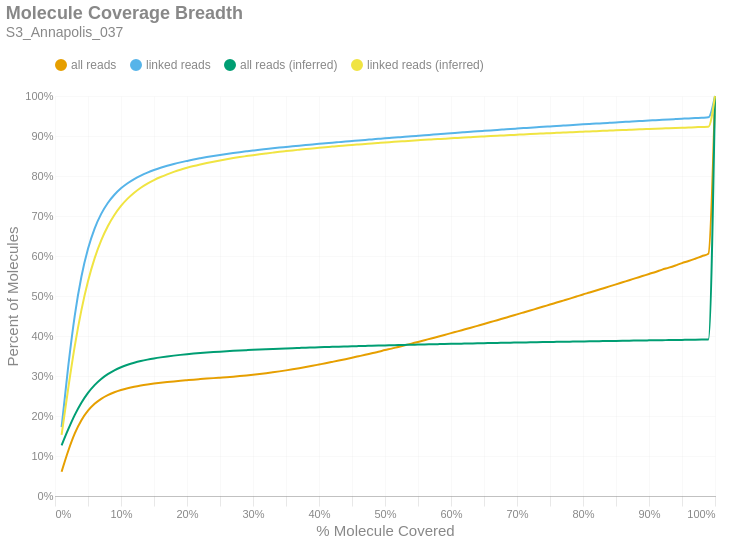

The cell this chart's notebook holds for it:
### Markdown cell above
### Molecule Read Coverage
This chart shows molecule coverage breadth as computed by the number of bases aligned to that molecule. In other words, "*how much of each unique long molecule is actually sequenced/aligned?*" Keep in mind there is a distinction between sequences and alignments, since some sequences belonging to a particular molecule may not align well and wouldn't appear in the alignment data. This chart also shows molecule coverage breadth as computed by the *inferred fragment* from which the aligned sequences originate. Unlike read coverage, this calculation takes into account the total insert size, including unsequenced gaps between the forward and reverse reads. Like the previous figures, these are cumulative percents.

### Code cell
if SKIPLR:
    print_html(f"Skipped")
else:
    binned_df = consolidated_hist(valids['coverage_bp'], mask, 0.01, True)
    binned_df_inf = consolidated_hist(valids['coverage_inserts'], mask, 0.01, True)
    binned_df = binned_df.with_columns(pl.lit(binned_df_inf['all reads (cumsum)']).alias('all reads (inferred)'))
    binned_df = binned_df.with_columns(pl.lit(binned_df_inf['linked reads (cumsum)']).alias('linked reads (inferred)'))
    binned_df = binned_df.with_columns(
        (pl.col('bin').cast(pl.Float64) + 0.01).alias('right_edge')
    )

    with SafeRender(binned_df):
        (
            density_plot(binned_df, 'Molecule Coverage Breadth', samplename, 'molcov', ['all reads (inferred)','linked reads (inferred)'])
            .encode(
                #x=alt.X('bin:Q', title="% Molecule Covered").axis(format = '%').scale(padding=0),
                x=alt.X('right_edge:Q', title="% Molecule Covered").axis(format='%').scale(padding=0),
                y=alt.Y('value:Q', title='Percent of Molecules')
                    .axis(format='%')
                    .stack(False)
                    .scale(domainMin=0, padding=0),
                color=alt.Color("key:N").scale(domain = ["all reads", "linked reads", "all reads (inferred)", "linked reads (inferred)"]),
                tooltip = [
                    alt.Tooltip("key:N", title = "Data Type"),
                    alt.Tooltip("range_label:N", title="% Molecule Covered"),
                    alt.Tooltip("value:Q", format = ".2%", title="% Molecules")
                ]
            )
        ).display()

### Figure 1 — Vega-Lite specification as saved in the notebook (floating-point values rounded to 4 significant figures)
{"width": "container", "height": 400, "config": {"title": {"anchor": "start", "dy": -15, "fontSize": 18, "color": "#888888", "subtitleColor": "#888888", "subtitleFontSize": 14}, "arc": {"fill": "#0072B2"}, "axis": {"domainColor": "#888888", "domainWidth": 0.5, "gridWidth": 0.2, "grid": false, "titleFontWeight": 400, "titleFontSize": 15, "labelFontSize": 11, "labelColor": "#888888", "tickColor": "#888888", "tickWidth": 0.2, "titleColor": "#888888"}, "axisBand": {"grid": false}, "axisX": {"grid": true, "tickSize": 10, "domainCap": "round"}, "axisY": {"domain": false, "grid": true, "tickSize": 0, "domainCap": "round"}, "background": "transparent", "header": {"labelFontSize": 15, "labelColor": "#888888", "titleFontSize": 15, "titleFontWeight": 600, "titleColor": "#888888"}, "legend": {"labelFont": "sans-serif", "labelFontSize": 12, "labelColor": "#888888", "symbolSize": 100, "symbolType": "circle", "titleFontSize": 12, "titlePadding": 10, "titleColor": "#888888", "title": null, "orient": "top"}, "range": {"category": ["#E69F00", "#56B4E9", "#009E73", "#F0E442", "#0072B2", "#D55E00", "#CC79A7", "#000000"], "diverging": ["#cfe8f3", "#a2d4ec", "#73bfe2", "#46abdb", "#1696d2", "#12719e"]}, "area": {"fill": "#0072B2", "fillOpacity": 0.7, "line": true, "strokeOpacity": 0.7}, "line": {"color": "#0072B2", "stroke": "#0072B2", "strokeWidth": 2}, "trail": {"color": "#0072B2", "stroke": "#0072B2", "strokeWidth": 0, "size": 1}, "point": {"filled": true, "fillOpacity": 1.0, "size": 95}, "text": {"color": "#888888", "fontSize": 11, "align": "right", "fontWeight": 400, "size": 11}, "bar": {"fill": "#0072B2", "stroke": null}, "view": {"stroke": null, "continuousWidth": 660, "continuousHeight": 400}}, "data": {"name": "data-0a263270a7ca329470e4e8ee108e4381"}, "mark": {"type": "line", "interpolate": "monotone", "point": {"opacity": 0, "size": 275}}, "encoding": {"color": {"field": "key", "scale": {"domain": ["all reads", "linked reads", "all reads (inferred)", "linked reads (inferred)"]}, "type": "nominal"}, "tooltip": [{"field": "key", "title": "Data Type", "type": "nominal"}, {"field": "range_label", "title": "% Molecule Covered", "type": "nominal"}, {"field": "value", "format": ".2%", "title": "% Molecules", "type": "quantitative"}], "x": {"axis": {"format": "%"}, "field": "right_edge", "scale": {"padding": 0}, "title": "% Molecule Covered", "type": "quantitative"}, "y": {"axis": {"format": "%"}, "field": "value", "scale": {"domainMin": 0, "padding": 0}, "stack": false, "title": "Percent of Molecules", "type": "quantitative"}}, "params": [{"name": "param_c36ac31b6afebe62", "select": {"type": "point", "fields": ["key"]}, "bind": "legend"}], "title": {"text": "Molecule Coverage Breadth", "subtitle": "S3_Annapolis_037"}, "transform": [{"fold": ["all reads (cumsum)", "linked reads (cumsum)", "all reads (inferred)", "linked reads (inferred)"]}, {"calculate": "replace(datum.key, ' (cumsum)', '')", "as": "key"}, {"filter": {"param": "param_c36ac31b6afebe62"}}], "usermeta": {"embedOptions": {"downloadFileName": "S3_Annapolis_037.molcov"}}, "$schema": "https://vega.github.io/schema/vega-lite/v6.1.0.json", "datasets": {"data-0a263270a7ca329470e4e8ee108e4381": [{"bin": "0.0", "interval": "0.0-0.01", "all reads": 0.06077, "linked reads": 0.1722, "all reads (cumsum)": 0.06077, "linked reads (cumsum)": 0.1722, "range_label": "0.0-0.01", "all reads (inferred)": 0.1267, "linked reads (inferred)": 0.1529, "right_edge": 0.01}, {"bin": "0.01", "interval": "0.01-0.02", "all reads": 0.05177, "linked reads": 0.1511, "all reads (cumsum)": 0.1125, "linked reads (cumsum)": 0.3233, "range_label": "0.01-0.02", "all reads (inferred)": 0.1664, "linked reads (inferred)": 0.2686, "right_edge": 0.02}, {"bin": "0.02", "interval": "0.02-0.03", "all reads": 0.04388, "linked reads": 0.1285, "all reads (cumsum)": 0.1564, "linked reads (cumsum)": 0.4518, "range_label": "0.02-0.03", "all reads (inferred)": 0.2027, "linked reads (inferred)": 0.3752, "right_edge": 0.03}, {"bin": "0.03", "interval": "0.03-0.04", "all reads": 0.03287, "linked reads": 0.09634, "all reads (cumsum)": 0.1893, "linked reads (cumsum)": 0.5482, "range_label": "0.03-0.04", "all reads (inferred)": 0.2332, "linked reads (inferred)": 0.4647, "right_edge": 0.04}, {"bin": "0.04", "interval": "0.04-0.05", "all reads": 0.02384, "linked reads": 0.06978, "all reads (cumsum)": 0.2131, "linked reads (cumsum)": 0.6179, "range_label": "0.04-0.05", "all reads (inferred)": 0.2578, "linked reads (inferred)": 0.537, "right_edge": 0.05}, {"bin": "0.05", "interval": "0.05-0.06", "all reads": 0.0173, "linked reads": 0.05062, "all reads (cumsum)": 0.2304, "linked reads (cumsum)": 0.6686, "range_label": "0.05-0.06", "all reads (inferred)": 0.2773, "linked reads (inferred)": 0.5942, "right_edge": 0.06}, {"bin": "0.06", "interval": "0.06-0.07", "all reads": 0.01256, "linked reads": 0.03666, "all reads (cumsum)": 0.243, "linked reads (cumsum)": 0.7052, "range_label": "0.06-0.07", "all reads (inferred)": 0.2926, "linked reads (inferred)": 0.6391, "right_edge": 0.07}, {"bin": "0.07", "interval": "0.07-0.08", "all reads": 0.009345, "linked reads": 0.02722, "all reads (cumsum)": 0.2523, "linked reads (cumsum)": 0.7324, "range_label": "0.07-0.08", "all reads (inferred)": 0.3046, "linked reads (inferred)": 0.6746, "right_edge": 0.08}, {"bin": "0.08", "interval": "0.08-0.09", "all reads": 0.007087, "linked reads": 0.02059, "all reads (cumsum)": 0.2594, "linked reads (cumsum)": 0.753, "range_label": "0.08-0.09", "all reads (inferred)": 0.3142, "linked reads (inferred)": 0.7026, "right_edge": 0.09}, {"bin": "0.09", "interval": "0.09-0.1", "all reads": 0.005562, "linked reads": 0.01611, "all reads (cumsum)": 0.265, "linked reads (cumsum)": 0.7691, "range_label": "0.09-0.1", "all reads (inferred)": 0.3219, "linked reads (inferred)": 0.7252, "right_edge": 0.1}, {"bin": "0.1", "interval": "0.1-0.11", "all reads": 0.004404, "linked reads": 0.01267, "all reads (cumsum)": 0.2694, "linked reads (cumsum)": 0.7818, "range_label": "0.1-0.11", "all reads (inferred)": 0.3281, "linked reads (inferred)": 0.7434, "right_edge": 0.11}, {"bin": "0.11", "interval": "0.11-0.12", "all reads": 0.003648, "linked reads": 0.01048, "all reads (cumsum)": 0.273, "linked reads (cumsum)": 0.7923, "range_label": "0.11-0.12", "all reads (inferred)": 0.3331, "linked reads (inferred)": 0.7583, "right_edge": 0.12}, {"bin": "0.12", "interval": "0.12-0.13", "all reads": 0.003042, "linked reads": 0.008688, "all reads (cumsum)": 0.2761, "linked reads (cumsum)": 0.801, "range_label": "0.12-0.13", "all reads (inferred)": 0.3374, "linked reads (inferred)": 0.7707, "right_edge": 0.13}, {"bin": "0.13", "interval": "0.13-0.14", "all reads": 0.0026, "linked reads": 0.007398, "all reads (cumsum)": 0.2787, "linked reads (cumsum)": 0.8084, "range_label": "0.13-0.14", "all reads (inferred)": 0.3409, "linked reads (inferred)": 0.781, "right_edge": 0.14}, {"bin": "0.14", "interval": "0.14-0.15", "all reads": 0.002303, "linked reads": 0.006499, "all reads (cumsum)": 0.281, "linked reads (cumsum)": 0.8149, "range_label": "0.14-0.15", "all reads (inferred)": 0.344, "linked reads (inferred)": 0.7899, "right_edge": 0.15}, {"bin": "0.15", "interval": "0.15-0.16", "all reads": 0.002039, "linked reads": 0.005685, "all reads (cumsum)": 0.283, "linked reads (cumsum)": 0.8206, "range_label": "0.15-0.16", "all reads (inferred)": 0.3466, "linked reads (inferred)": 0.7975, "right_edge": 0.16}, {"bin": "0.16", "interval": "0.16-0.17", "all reads": 0.00184, "linked reads": 0.005053, "all reads (cumsum)": 0.2849, "linked reads (cumsum)": 0.8256, "range_label": "0.16-0.17", "all reads (inferred)": 0.3489, "linked reads (inferred)": 0.8042, "right_edge": 0.17}, {"bin": "0.17", "interval": "0.17-0.18", "all reads": 0.001661, "linked reads": 0.004451, "all reads (cumsum)": 0.2865, "linked reads (cumsum)": 0.8301, "range_label": "0.17-0.18", "all reads (inferred)": 0.351, "linked reads (inferred)": 0.8103, "right_edge": 0.18}, {"bin": "0.18", "interval": "0.18-0.19", "all reads": 0.001551, "linked reads": 0.004053, "all reads (cumsum)": 0.2881, "linked reads (cumsum)": 0.8341, "range_label": "0.18-0.19", "all reads (inferred)": 0.3528, "linked reads (inferred)": 0.8156, "right_edge": 0.19}, {"bin": "0.19", "interval": "0.19-0.2", "all reads": 0.001434, "linked reads": 0.00364, "all reads (cumsum)": 0.2895, "linked reads (cumsum)": 0.8378, "range_label": "0.19-0.2", "all reads (inferred)": 0.3545, "linked reads (inferred)": 0.8204, "right_edge": 0.2}, {"bin": "0.2", "interval": "0.2-0.21", "all reads": 0.0014, "linked reads": 0.003505, "all reads (cumsum)": 0.2909, "linked reads (cumsum)": 0.8413, "range_label": "0.2-0.21", "all reads (inferred)": 0.356, "linked reads (inferred)": 0.8248, "right_edge": 0.21}, {"bin": "0.21", "interval": "0.21-0.22", "all reads": 0.001287, "linked reads": 0.003109, "all reads (cumsum)": 0.2922, "linked reads (cumsum)": 0.8444, "range_label": "0.21-0.22", "all reads (inferred)": 0.3573, "linked reads (inferred)": 0.8287, "right_edge": 0.22}, {"bin": "0.22", "interval": "0.22-0.23", "all reads": 0.001255, "linked reads": 0.002933, "all reads (cumsum)": 0.2935, "linked reads (cumsum)": 0.8473, "range_label": "0.22-0.23", "all reads (inferred)": 0.3586, "linked reads (inferred)": 0.8324, "right_edge": 0.23}, {"bin": "0.23", "interval": "0.23-0.24", "all reads": 0.001237, "linked reads": 0.002806, "all reads (cumsum)": 0.2947, "linked reads (cumsum)": 0.8501, "range_label": "0.23-0.24", "all reads (inferred)": 0.3598, "linked reads (inferred)": 0.8358, "right_edge": 0.24}, {"bin": "0.24", "interval": "0.24-0.25", "all reads": 0.001205, "linked reads": 0.002572, "all reads (cumsum)": 0.2959, "linked reads (cumsum)": 0.8527, "range_label": "0.24-0.25", "all reads (inferred)": 0.3608, "linked reads (inferred)": 0.839, "right_edge": 0.25}, {"bin": "0.25", "interval": "0.25-0.26", "all reads": 0.001197, "linked reads": 0.002429, "all reads (cumsum)": 0.2971, "linked reads (cumsum)": 0.8551, "range_label": "0.25-0.26", "all reads (inferred)": 0.3619, "linked reads (inferred)": 0.8419, "right_edge": 0.26}, {"bin": "0.26", "interval": "0.26-0.27", "all reads": 0.001273, "linked reads": 0.002311, "all reads (cumsum)": 0.2984, "linked reads (cumsum)": 0.8574, "range_label": "0.26-0.27", "all reads (inferred)": 0.3628, "linked reads (inferred)": 0.8447, "right_edge": 0.27}, {"bin": "0.27", "interval": "0.27-0.28", "all reads": 0.001357, "linked reads": 0.002184, "all reads (cumsum)": 0.2997, "linked reads (cumsum)": 0.8596, "range_label": "0.27-0.28", "all reads (inferred)": 0.3637, "linked reads (inferred)": 0.8474, "right_edge": 0.28}, {"bin": "0.28", "interval": "0.28-0.29", "all reads": 0.001517, "linked reads": 0.002027, "all reads (cumsum)": 0.3012, "linked reads (cumsum)": 0.8616, "range_label": "0.28-0.29", "all reads (inferred)": 0.3646, "linked reads (inferred)": 0.8498, "right_edge": 0.29}, {"bin": "0.29", "interval": "0.29-0.3", "all reads": 0.001726, "linked reads": 0.002011, "all reads (cumsum)": 0.303, "linked reads (cumsum)": 0.8636, "range_label": "0.29-0.3", "all reads (inferred)": 0.3654, "linked reads (inferred)": 0.8521, "right_edge": 0.3}, {"bin": "0.3", "interval": "0.3-0.31", "all reads": 0.001893, "linked reads": 0.001963, "all reads (cumsum)": 0.3049, "linked reads (cumsum)": 0.8656, "range_label": "0.3-0.31", "all reads (inferred)": 0.3662, "linked reads (inferred)": 0.8543, "right_edge": 0.31}, {"bin": "0.31", "interval": "0.31-0.32", "all reads": 0.002052, "linked reads": 0.001819, "all reads (cumsum)": 0.3069, "linked reads (cumsum)": 0.8674, "range_label": "0.31-0.32", "all reads (inferred)": 0.3669, "linked reads (inferred)": 0.8564, "right_edge": 0.32}, {"bin": "0.32", "interval": "0.32-0.33", "all reads": 0.002253, "linked reads": 0.00183, "all reads (cumsum)": 0.3092, "linked reads (cumsum)": 0.8693, "range_label": "0.32-0.33", "all reads (inferred)": 0.3676, "linked reads (inferred)": 0.8584, "right_edge": 0.33}, {"bin": "0.33", "interval": "0.33-0.34", "all reads": 0.002391, "linked reads": 0.001717, "all reads (cumsum)": 0.3116, "linked reads (cumsum)": 0.871, "range_label": "0.33-0.34", "all reads (inferred)": 0.3683, "linked reads (inferred)": 0.8604, "right_edge": 0.34}, {"bin": "0.34", "interval": "0.34-0.35", "all reads": 0.002532, "linked reads": 0.001642, "all reads (cumsum)": 0.3141, "linked reads (cumsum)": 0.8726, "range_label": "0.34-0.35", "all reads (inferred)": 0.3689, "linked reads (inferred)": 0.8623, "right_edge": 0.35}, {"bin": "0.35", "interval": "0.35-0.36", "all reads": 0.002702, "linked reads": 0.001655, "all reads (cumsum)": 0.3168, "linked reads (cumsum)": 0.8743, "range_label": "0.35-0.36", "all reads (inferred)": 0.3696, "linked reads (inferred)": 0.864, "right_edge": 0.36}, {"bin": "0.36", "interval": "0.36-0.37", "all reads": 0.002806, "linked reads": 0.001603, "all reads (cumsum)": 0.3196, "linked reads (cumsum)": 0.8759, "range_label": "0.36-0.37", "all reads (inferred)": 0.3701, "linked reads (inferred)": 0.8657, "right_edge": 0.37}, {"bin": "0.37", "interval": "0.37-0.38", "all reads": 0.002937, "linked reads": 0.00151, "all reads (cumsum)": 0.3225, "linked reads (cumsum)": 0.8774, "range_label": "0.37-0.38", "all reads (inferred)": 0.3707, "linked reads (inferred)": 0.8674, "right_edge": 0.38}, {"bin": "0.38", "interval": "0.38-0.39", "all reads": 0.00305, "linked reads": 0.001512, "all reads (cumsum)": 0.3256, "linked reads (cumsum)": 0.8789, "range_label": "0.38-0.39", "all reads (inferred)": 0.3713, "linked reads (inferred)": 0.8689, "right_edge": 0.39}, {"bin": "0.39", "interval": "0.39-0.4", "all reads": 0.003157, "linked reads": 0.001511, "all reads (cumsum)": 0.3287, "linked reads (cumsum)": 0.8804, "range_label": "0.39-0.4", "all reads (inferred)": 0.3718, "linked reads (inferred)": 0.8705, "right_edge": 0.4}, {"bin": "0.4", "interval": "0.4-0.41", "all reads": 0.003168, "linked reads": 0.001423, "all reads (cumsum)": 0.3319, "linked reads (cumsum)": 0.8818, "range_label": "0.4-0.41", "all reads (inferred)": 0.3724, "linked reads (inferred)": 0.872, "right_edge": 0.41}, {"bin": "0.41", "interval": "0.41-0.42", "all reads": 0.003316, "linked reads": 0.001462, "all reads (cumsum)": 0.3352, "linked reads (cumsum)": 0.8833, "range_label": "0.41-0.42", "all reads (inferred)": 0.3729, "linked reads (inferred)": 0.8734, "right_edge": 0.42}, {"bin": "0.42", "interval": "0.42-0.43", "all reads": 0.003372, "linked reads": 0.001404, "all reads (cumsum)": 0.3386, "linked reads (cumsum)": 0.8847, "range_label": "0.42-0.43", "all reads (inferred)": 0.3734, "linked reads (inferred)": 0.8749, "right_edge": 0.43}, {"bin": "0.43", "interval": "0.43-0.44", "all reads": 0.003489, "linked reads": 0.001408, "all reads (cumsum)": 0.3421, "linked reads (cumsum)": 0.8861, "range_label": "0.43-0.44", "all reads (inferred)": 0.3739, "linked reads (inferred)": 0.8762, "right_edge": 0.44}, {"bin": "0.44", "interval": "0.44-0.45", "all reads": 0.003585, "linked reads": 0.001366, "all reads (cumsum)": 0.3457, "linked reads (cumsum)": 0.8875, "range_label": "0.44-0.45", "all reads (inferred)": 0.3743, "linked reads (inferred)": 0.8776, "right_edge": 0.45}, {"bin": "0.45", "interval": "0.45-0.46", "all reads": 0.003662, "linked reads": 0.00137, "all reads (cumsum)": 0.3493, "linked reads (cumsum)": 0.8888, "range_label": "0.45-0.46", "all reads (inferred)": 0.3748, "linked reads (inferred)": 0.8789, "right_edge": 0.46}, {"bin": "0.46", "interval": "0.46-0.47", "all reads": 0.003681, "linked reads": 0.001354, "all reads (cumsum)": 0.353, "linked reads (cumsum)": 0.8902, "range_label": "0.46-0.47", "all reads (inferred)": 0.3752, "linked reads (inferred)": 0.8801, "right_edge": 0.47}, {"bin": "0.47", "interval": "0.47-0.48", "all reads": 0.003832, "linked reads": 0.001339, "all reads (cumsum)": 0.3568, "linked reads (cumsum)": 0.8915, "range_label": "0.47-0.48", "all reads (inferred)": 0.3757, "linked reads (inferred)": 0.8814, "right_edge": 0.48}, {"bin": "0.48", "interval": "0.48-0.49", "all reads": 0.003753, "linked reads": 0.001345, "all reads (cumsum)": 0.3606, "linked reads (cumsum)": 0.8929, "range_label": "0.48-0.49", "all reads (inferred)": 0.3761, "linked reads (inferred)": 0.8826, "right_edge": 0.49}, {"bin": "0.49", "interval": "0.49-0.5", "all reads": 0.004207, "linked reads": 0.001347, "all reads (cumsum)": 0.3648, "linked reads (cumsum)": 0.8942, "range_label": "0.49-0.5", "all reads (inferred)": 0.3766, "linked reads (inferred)": 0.8838, "right_edge": 0.5}, {"bin": "0.5", "interval": "0.5-0.51", "all reads": 0.003692, "linked reads": 0.001256, "all reads (cumsum)": 0.3685, "linked reads (cumsum)": 0.8955, "range_label": "0.5-0.51", "all reads (inferred)": 0.377, "linked reads (inferred)": 0.885, "right_edge": 0.51}, {"bin": "0.51", "interval": "0.51-0.52", "all reads": 0.004183, "linked reads": 0.001259, "all reads (cumsum)": 0.3727, "linked reads (cumsum)": 0.8967, "range_label": "0.51-0.52", "all reads (inferred)": 0.3774, "linked reads (inferred)": 0.8861, "right_edge": 0.52}, {"bin": "0.52", "interval": "0.52-0.53", "all reads": 0.004068, "linked reads": 0.001264, "all reads (cumsum)": 0.3768, "linked reads (cumsum)": 0.898, "range_label": "0.52-0.53", "all reads (inferred)": 0.3778, "linked reads (inferred)": 0.8872, "right_edge": 0.53}, {"bin": "0.53", "interval": "0.53-0.54", "all reads": 0.004256, "linked reads": 0.001326, "all reads (cumsum)": 0.381, "linked reads (cumsum)": 0.8993, "range_label": "0.53-0.54", "all reads (inferred)": 0.3781, "linked reads (inferred)": 0.8882, "right_edge": 0.54}, {"bin": "0.54", "interval": "0.54-0.55", "all reads": 0.004166, "linked reads": 0.001291, "all reads (cumsum)": 0.3852, "linked reads (cumsum)": 0.9006, "range_label": "0.54-0.55", "all reads (inferred)": 0.3785, "linked reads (inferred)": 0.8893, "right_edge": 0.55}, {"bin": "0.55", "interval": "0.55-0.56", "all reads": 0.004324, "linked reads": 0.001283, "all reads (cumsum)": 0.3895, "linked reads (cumsum)": 0.9019, "range_label": "0.55-0.56", "all reads (inferred)": 0.3789, "linked reads (inferred)": 0.8904, "right_edge": 0.56}, {"bin": "0.56", "interval": "0.56-0.57", "all reads": 0.004377, "linked reads": 0.001258, "all reads (cumsum)": 0.3939, "linked reads (cumsum)": 0.9032, "range_label": "0.56-0.57", "all reads (inferred)": 0.3793, "linked reads (inferred)": 0.8914, "right_edge": 0.57}, {"bin": "0.57", "interval": "0.57-0.58", "all reads": 0.00429, "linked reads": 0.001255, "all reads (cumsum)": 0.3982, "linked reads (cumsum)": 0.9044, "range_label": "0.57-0.58", "all reads (inferred)": 0.3796, "linked reads (inferred)": 0.8923, "right_edge": 0.58}, {"bin": "0.58", "interval": "0.58-0.59", "all reads": 0.004436, "linked reads": 0.001235, "all reads (cumsum)": 0.4026, "linked reads (cumsum)": 0.9057, "range_label": "0.58-0.59", "all reads (inferred)": 0.38, "linked reads (inferred)": 0.8933, "right_edge": 0.59}, {"bin": "0.59", "interval": "0.59-0.6", "all reads": 0.004542, "linked reads": 0.001296, "all reads (cumsum)": 0.4071, "linked reads (cumsum)": 0.9069, "range_label": "0.59-0.6", "all reads (inferred)": 0.3803, "linked reads (inferred)": 0.8943, "right_edge": 0.6}, {"bin": "0.6", "interval": "0.6-0.61", "all reads": 0.004377, "linked reads": 0.001161, "all reads (cumsum)": 0.4115, "linked reads (cumsum)": 0.9081, "range_label": "0.6-0.61", "all reads (inferred)": 0.3807, "linked reads (inferred)": 0.8952, "right_edge": 0.61}, {"bin": "0.61", "interval": "0.61-0.62", "all reads": 0.004623, "linked reads": 0.001197, "all reads (cumsum)": 0.4161, "linked reads (cumsum)": 0.9093, "range_label": "0.61-0.62", "all reads (inferred)": 0.381, "linked reads (inferred)": 0.8961, "right_edge": 0.62}, {"bin": "0.62", "interval": "0.62-0.63", "all reads": 0.004605, "linked reads": 0.001208, "all reads (cumsum)": 0.4207, "linked reads (cumsum)": 0.9105, "range_label": "0.62-0.63", "all reads (inferred)": 0.3813, "linked reads (inferred)": 0.897, "right_edge": 0.63}, {"bin": "0.63", "interval": "0.63-0.64", "all reads": 0.00466, "linked reads": 0.001225, "all reads (cumsum)": 0.4254, "linked reads (cumsum)": 0.9117, "range_label": "0.63-0.64", "all reads (inferred)": 0.3817, "linked reads (inferred)": 0.898, "right_edge": 0.64}, {"bin": "0.64", "interval": "0.64-0.65", "all reads": 0.004668, "linked reads": 0.001165, "all reads (cumsum)": 0.4301, "linked reads (cumsum)": 0.9129, "range_label": "0.64-0.65", "all reads (inferred)": 0.382, "linked reads (inferred)": 0.8988, "right_edge": 0.65}, {"bin": "0.65", "interval": "0.65-0.66", "all reads": 0.004821, "linked reads": 0.001146, "all reads (cumsum)": 0.4349, "linked reads (cumsum)": 0.914, "range_label": "0.65-0.66", "all reads (inferred)": 0.3823, "linked reads (inferred)": 0.8997, "right_edge": 0.66}, {"bin": "0.66", "interval": "0.66-0.67", "all reads": 0.004661, "linked reads": 0.001112, "all reads (cumsum)": 0.4396, "linked reads (cumsum)": 0.9152, "range_label": "0.66-0.67", "all reads (inferred)": 0.3826, "linked reads (inferred)": 0.9006, "right_edge": 0.67}, {"bin": "0.67", "interval": "0.67-0.68", "all reads": 0.004827, "linked reads": 0.001157, "all reads (cumsum)": 0.4444, "linked reads (cumsum)": 0.9163, "range_label": "0.67-0.68", "all reads (inferred)": 0.383, "linked reads (inferred)": 0.9014, "right_edge": 0.68}, {"bin": "0.68", "interval": "0.68-0.69", "all reads": 0.004779, "linked reads": 0.001168, "all reads (cumsum)": 0.4492, "linked reads (cumsum)": 0.9175, "range_label": "0.68-0.69", "all reads (inferred)": 0.3833, "linked reads (inferred)": 0.9023, "right_edge": 0.69}, {"bin": "0.69", "interval": "0.69-0.7", "all reads": 0.004898, "linked reads": 0.001116, "all reads (cumsum)": 0.4541, "linked reads (cumsum)": 0.9186, "range_label": "0.69-0.7", "all reads (inferred)": 0.3836, "linked reads (inferred)": 0.9031, "right_edge": 0.7}, {"bin": "0.7", "interval": "0.7-0.71", "all reads": 0.004834, "linked reads": 0.001101, "all reads (cumsum)": 0.4589, "linked reads (cumsum)": 0.9197, "range_label": "0.7-0.71", "all reads (inferred)": 0.3839, "linked reads (inferred)": 0.904, "right_edge": 0.71}, {"bin": "0.71", "interval": "0.71-0.72", "all reads": 0.00482, "linked reads": 0.001091, "all reads (cumsum)": 0.4637, "linked reads (cumsum)": 0.9208, "range_label": "0.71-0.72", "all reads (inferred)": 0.3842, "linked reads (inferred)": 0.9048, "right_edge": 0.72}, {"bin": "0.72", "interval": "0.72-0.73", "all reads": 0.004937, "linked reads": 0.0011, "all reads (cumsum)": 0.4687, "linked reads (cumsum)": 0.9219, "range_label": "0.72-0.73", "all reads (inferred)": 0.3845, "linked reads (inferred)": 0.9056, "right_edge": 0.73}, {"bin": "0.73", "interval": "0.73-0.74", "all reads": 0.004905, "linked reads": 0.00111, "all reads (cumsum)": 0.4736, "linked reads (cumsum)": 0.923, "range_label": "0.73-0.74", "all reads (inferred)": 0.3848, "linked reads (inferred)": 0.9063, "right_edge": 0.74}, {"bin": "0.74", "interval": "0.74-0.75", "all reads": 0.005153, "linked reads": 0.001032, "all reads (cumsum)": 0.4787, "linked reads (cumsum)": 0.924, "range_label": "0.74-0.75", "all reads (inferred)": 0.3851, "linked reads (inferred)": 0.9071, "right_edge": 0.75}, {"bin": "0.75", "interval": "0.75-0.76", "all reads": 0.004848, "linked reads": 0.00104, "all reads (cumsum)": 0.4836, "linked reads (cumsum)": 0.9251, "range_label": "0.75-0.76", "all reads (inferred)": 0.3854, "linked reads (inferred)": 0.9078, "right_edge": 0.76}, {"bin": "0.76", "interval": "0.76-0.77", "all reads": 0.004984, "linked reads": 0.001012, "all reads (cumsum)": 0.4885, "linked reads (cumsum)": 0.9261, "range_label": "0.76-0.77", "all reads (inferred)": 0.3856, "linked reads (inferred)": 0.9086, "right_edge": 0.77}, {"bin": "0.77", "interval": "0.77-0.78", "all reads": 0.004988, "linked reads": 0.00101, "all reads (cumsum)": 0.4935, "linked reads (cumsum)": 0.9271, "range_label": "0.77-0.78", "all reads (inferred)": 0.3859, "linked reads (inferred)": 0.9093, "right_edge": 0.78}, {"bin": "0.78", "interval": "0.78-0.79", "all reads": 0.005032, "linked reads": 0.0009817, "all reads (cumsum)": 0.4986, "linked reads (cumsum)": 0.9281, "range_label": "0.78-0.79", "all reads (inferred)": 0.3862, "linked reads (inferred)": 0.9101, "right_edge": 0.79}, {"bin": "0.79", "interval": "0.79-0.8", "all reads": 0.00524, "linked reads": 0.00102, "all reads (cumsum)": 0.5038, "linked reads (cumsum)": 0.9291, "range_label": "0.79-0.8", "all reads (inferred)": 0.3865, "linked reads (inferred)": 0.9108, "right_edge": 0.8}, {"bin": "0.8", "interval": "0.8-0.81", "all reads": 0.004842, "linked reads": 0.000968, "all reads (cumsum)": 0.5086, "linked reads (cumsum)": 0.9301, "range_label": "0.8-0.81", "all reads (inferred)": 0.3868, "linked reads (inferred)": 0.9115, "right_edge": 0.81}, {"bin": "0.81", "interval": "0.81-0.82", "all reads": 0.005041, "linked reads": 0.0009578, "all reads (cumsum)": 0.5137, "linked reads (cumsum)": 0.931, "range_label": "0.81-0.82", "all reads (inferred)": 0.387, "linked reads (inferred)": 0.9122, "right_edge": 0.82}, {"bin": "0.82", "interval": "0.82-0.83", "all reads": 0.005178, "linked reads": 0.001033, "all reads (cumsum)": 0.5189, "linked reads (cumsum)": 0.9321, "range_label": "0.82-0.83", "all reads (inferred)": 0.3873, "linked reads (inferred)": 0.9129, "right_edge": 0.83}, {"bin": "0.83", "interval": "0.83-0.84", "all reads": 0.005195, "linked reads": 0.000971, "all reads (cumsum)": 0.5241, "linked reads (cumsum)": 0.933, "range_label": "0.83-0.84", "all reads (inferred)": 0.3876, "linked reads (inferred)": 0.9136, "right_edge": 0.84}, {"bin": "0.84", "interval": "0.84-0.85", "all reads": 0.005069, "linked reads": 0.0009608, "all reads (cumsum)": 0.5291, "linked reads (cumsum)": 0.934, "range_label": "0.84-0.85", "all reads (inferred)": 0.3878, "linked reads (inferred)": 0.9142, "right_edge": 0.85}, {"bin": "0.85", "interval": "0.85-0.86", "all reads": 0.005188, "linked reads": 0.000971, "all reads (cumsum)": 0.5343, "linked reads (cumsum)": 0.935, "range_label": "0.85-0.86", "all reads (inferred)": 0.3881, "linked reads (inferred)": 0.9149, "right_edge": 0.86}, {"bin": "0.86", "interval": "0.86-0.87", "all reads": 0.005113, "linked reads": 0.0009584, "all reads (cumsum)": 0.5394, "linked reads (cumsum)": 0.9359, "range_label": "0.86-0.87", "all reads (inferred)": 0.3883, "linked reads (inferred)": 0.9156, "right_edge": 0.87}, {"bin": "0.87", "interval": "0.87-0.88", "all reads": 0.005254, "linked reads": 0.0009823, "all reads (cumsum)": 0.5447, "linked reads (cumsum)": 0.9369, "range_label": "0.87-0.88", "all reads (inferred)": 0.3886, "linked reads (inferred)": 0.9162, "right_edge": 0.88}, {"bin": "0.88", "interval": "0.88-0.89", "all reads": 0.005122, "linked reads": 0.0008914, "all reads (cumsum)": 0.5498, "linked reads (cumsum)": 0.9378, "range_label": "0.88-0.89", "all reads (inferred)": 0.3888, "linked reads (inferred)": 0.9169, "right_edge": 0.89}, {"bin": "0.89", "interval": "0.89-0.9", "all reads": 0.005341, "linked reads": 0.000953, "all reads (cumsum)": 0.5551, "linked reads (cumsum)": 0.9387, "range_label": "0.89-0.9", "all reads (inferred)": 0.3891, "linked reads (inferred)": 0.9175, "right_edge": 0.9}, {"bin": "0.9", "interval": "0.9-0.91", "all reads": 0.005013, "linked reads": 0.0008597, "all reads (cumsum)": 0.5602, "linked reads (cumsum)": 0.9396, "range_label": "0.9-0.91", "all reads (inferred)": 0.3893, "linked reads (inferred)": 0.9181, "right_edge": 0.91}, {"bin": "0.91", "interval": "0.91-0.92", "all reads": 0.005763, "linked reads": 0.000947, "all reads (cumsum)": 0.5659, "linked reads (cumsum)": 0.9406, "range_label": "0.91-0.92", "all reads (inferred)": 0.3896, "linked reads (inferred)": 0.9188, "right_edge": 0.92}, {"bin": "0.92", "interval": "0.92-0.93", "all reads": 0.004975, "linked reads": 0.000901, "all reads (cumsum)": 0.5709, "linked reads (cumsum)": 0.9415, "range_label": "0.92-0.93", "all reads (inferred)": 0.3898, "linked reads (inferred)": 0.9194, "right_edge": 0.93}, {"bin": "0.93", "interval": "0.93-0.94", "all reads": 0.005469, "linked reads": 0.0008669, "all reads (cumsum)": 0.5764, "linked reads (cumsum)": 0.9423, "range_label": "0.93-0.94", "all reads (inferred)": 0.39, "linked reads (inferred)": 0.92, "right_edge": 0.94}, {"bin": "0.94", "interval": "0.94-0.95", "all reads": 0.00592, "linked reads": 0.0008585, "all reads (cumsum)": 0.5823, "linked reads (cumsum)": 0.9432, "range_label": "0.94-0.95", "all reads (inferred)": 0.3903, "linked reads (inferred)": 0.9206, "right_edge": 0.95}, {"bin": "0.95", "interval": "0.95-0.96", "all reads": 0.005038, "linked reads": 0.0008645, "all reads (cumsum)": 0.5873, "linked reads (cumsum)": 0.944, "range_label": "0.95-0.96", "all reads (inferred)": 0.3906, "linked reads (inferred)": 0.9213, "right_edge": 0.96}, {"bin": "0.96", "interval": "0.96-0.97", "all reads": 0.005882, "linked reads": 0.0008471, "all reads (cumsum)": 0.5932, "linked reads (cumsum)": 0.9449, "range_label": "0.96-0.97", "all reads (inferred)": 0.3909, "linked reads (inferred)": 0.9219, "right_edge": 0.97}, {"bin": "0.97", "interval": "0.97-0.98", "all reads": 0.006258, "linked reads": 0.0008196, "all reads (cumsum)": 0.5995, "linked reads (cumsum)": 0.9457, "range_label": "0.97-0.98", "all reads (inferred)": 0.3912, "linked reads (inferred)": 0.9226, "right_edge": 0.98}, {"bin": "0.98", "interval": "0.98-0.99", "all reads": 0.006047, "linked reads": 0.0008824, "all reads (cumsum)": 0.6055, "linked reads (cumsum)": 0.9466, "range_label": "0.98-0.99", "all reads (inferred)": 0.3915, "linked reads (inferred)": 0.9232, "right_edge": 0.99}, {"bin": "0.99", "interval": "0.99-1.0", "all reads": 0.3945, "linked reads": 0.05341, "all reads (cumsum)": 1.0, "linked reads (cumsum)": 1.0, "range_label": "0.99-1.0", "all reads (inferred)": 1.0, "linked reads (inferred)": 1.0, "right_edge": 1.0}]}}
